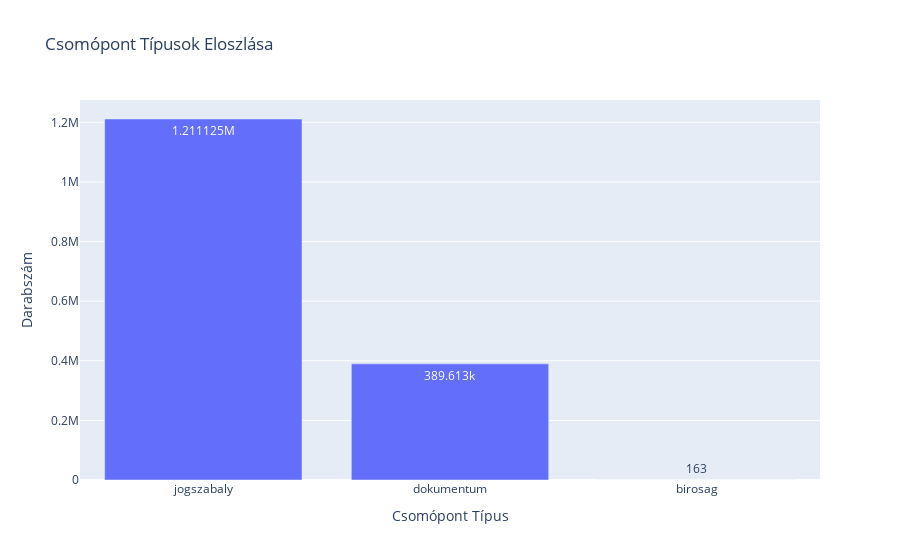

Notebook source saved alongside this figure:
### Markdown cell above
## Csomópont Típusok Elemzése

Megszámoljuk a különböző típusú csomópontokat (pl. `dokumentum`, `bíróság`, `jogszabály`) és vizualizáljuk az eloszlásukat.

### Code cell
if G:
    node_types = nx.get_node_attributes(G, 'type')
    type_counts = pd.Series(node_types).value_counts()
    
    print('--- Csomópont típusok eloszlása ---')
    print(type_counts)
    
    # Plotly oszlopdiagram
    fig = px.bar(
        type_counts, 
        x=type_counts.index, 
        y=type_counts.values, 
        labels={'x':'Típus', 'y':'Darabszám'},
        title='Csomópont Típusok Eloszlása',
        text_auto=True
    )
    fig.update_layout(xaxis_title="Csomópont Típus", yaxis_title="Darabszám")
    fig.show()
else:
    print('A gráf (G) nincs betöltve.')

### Figure 1 — Plotly figure (JSON) as saved in the notebook; plotly's stock layout.template omitted (floating-point values rounded to 4 significant figures)
{"data": [{"hovertemplate": "index=%{x}<br>Darabszám=%{y}<extra></extra>", "legendgroup": "", "marker": {"color": "#636efa", "pattern": {"shape": ""}}, "name": "", "orientation": "v", "showlegend": false, "textposition": "auto", "texttemplate": "%{y}", "type": "bar", "x": ["jogszabaly", "dokumentum", "birosag"], "xaxis": "x", "y": [1211125, 389613, 163], "yaxis": "y"}], "layout": {"barmode": "relative", "legend": {"tracegroupgap": 0}, "title": {"text": "Csomópont Típusok Eloszlása"}, "xaxis": {"anchor": "y", "domain": [0, 1], "title": {"text": "Csomópont Típus"}}, "yaxis": {"anchor": "x", "domain": [0, 1], "title": {"text": "Darabszám"}}}}
